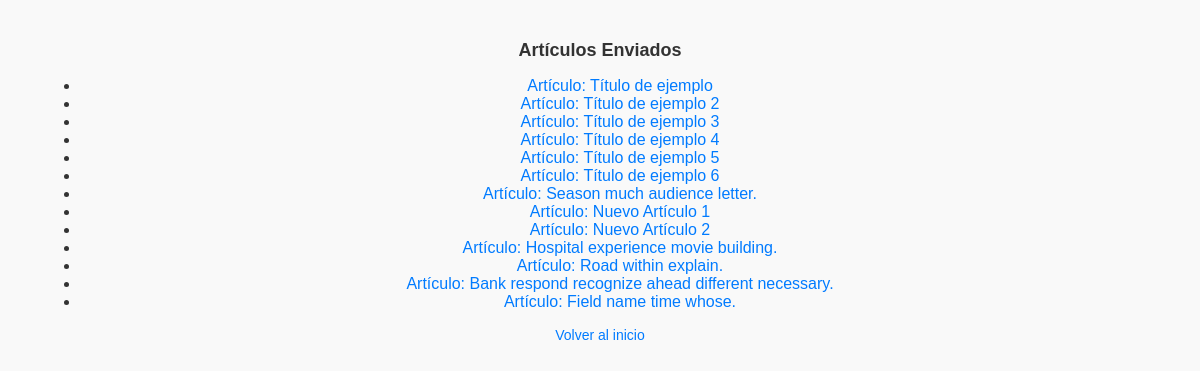
The app's page /php/acceso_articulo.php (signed in) with its own data.
### tables this page shows
CREATE TABLE Articulo (
    id_articulo INT AUTO_INCREMENT PRIMARY KEY,
    titulo VARCHAR(128) NOT NULL,
    resumen VARCHAR(128) NOT NULL,
    fecha_envio DATE NOT NULL,
    rut_autor VARCHAR(10) NOT NULL,
    estado ENUM(
        'En revisión',
        'Aprobado',
        'Rechazado'
    ) NOT NULL,
    FOREIGN KEY (rut_autor) REFERENCES Autor (rut) ON DELETE CASCADE
);

### php/acceso_articulo.php (the view, shortened to what this page needs)
<?php
include('conexion.php');
$sql_articulos = "SELECT id_articulo, titulo FROM Articulo";
$stmt_articulos = $pdo->query($sql_articulos);
$articulos = $stmt_articulos->fetchAll();
?>
<!DOCTYPE html>
<html lang="es">
<head>
    <link rel="stylesheet" href="css/estilos.css">
</head>
<body style="font-family: Arial, sans-serif; margin: 20px;">
    <h1 style="font-size: 18px; color: #333;">Artículos Enviados</h1>
    <ul>
        <?php foreach ($articulos as $articulo): ?>
            <li><a href="acceso_articulo.php?id_articulo=<?php echo $articulo['id_articulo']; ?>" style="color: #007BFF; text-decoration: none;">Artículo: <?php echo htmlspecialchars($articulo['titulo']); ?></a></li>
        <?php endforeach; ?>
    </ul>
    <a href="dashboard.php" style="font-family: Arial, sans-serif; font-size: 14px; color: #007BFF; text-decoration: none;">Volver al inicio</a>
</body>
</html>

### php/css/estilos.css (style rules this page uses)
body { font-family: Arial, sans-serif; text-align: center; padding: 20px; background-color: #f9f9f9; color: #333; }
h1, h2 { text-align: center; color: #007bff; }

### records on screen
articulo: titulo "Título de ejemplo"
articulo: titulo "Título de ejemplo 2"
articulo: titulo "Título de ejemplo 3"
articulo: titulo "Título de ejemplo 4"
articulo: titulo "Título de ejemplo 5"
articulo: titulo "Título de ejemplo 6"
articulo: titulo "Season much audience letter."
articulo: titulo "Nuevo Artículo 1"
articulo: titulo "Nuevo Artículo 2"
articulo: titulo "Hospital experience movie building."
articulo: titulo "Road within explain."
articulo: titulo "Bank respond recognize ahead different necessary."
articulo: titulo "Field name time whose."
